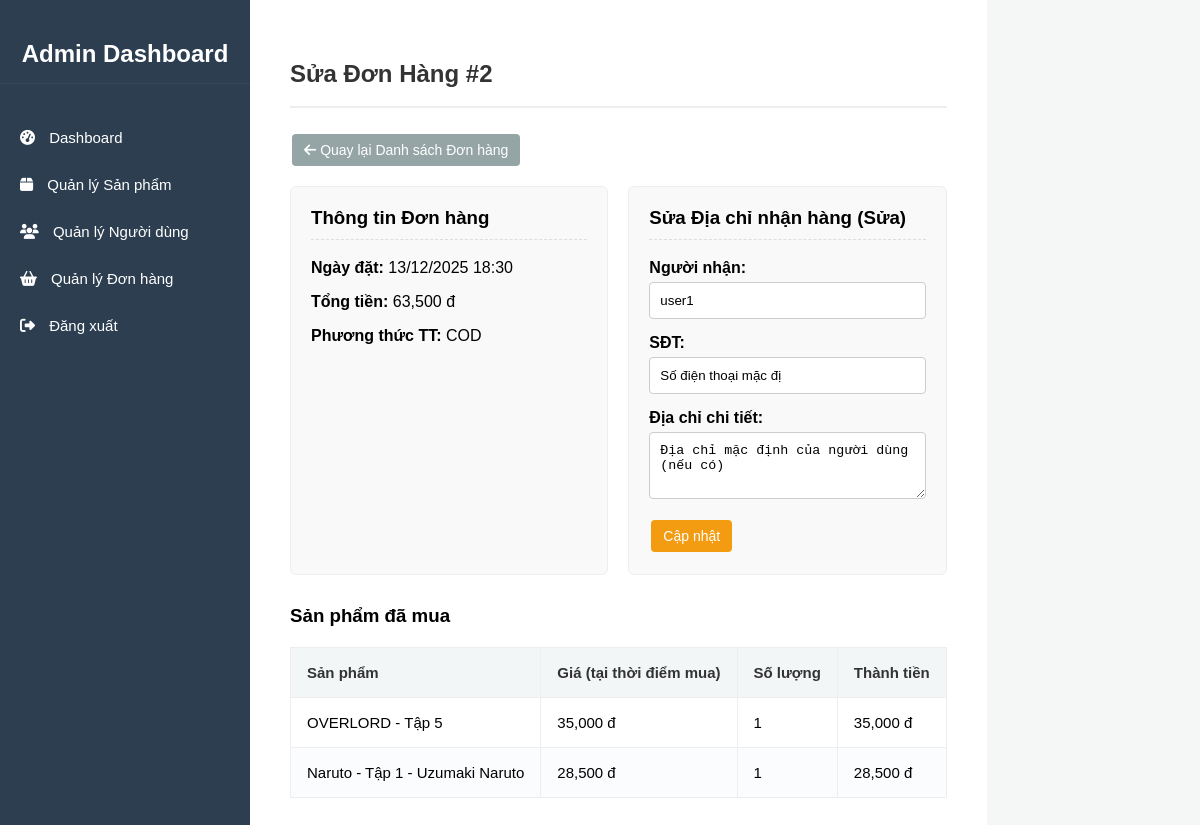
Page /admin/order_form.php?id=2 (signed in) on the committed database.
### tables this page shows
CREATE TABLE IF NOT EXISTS `orders` (
  `id` int NOT NULL AUTO_INCREMENT,
  `user_id` int NOT NULL,
  `order_date` datetime DEFAULT CURRENT_TIMESTAMP,
  `total_amount` decimal(10,2) NOT NULL,
  `status` varchar(50) DEFAULT 'Pending',
  `recipient_name` varchar(255) NOT NULL,
  `phone` varchar(20) NOT NULL,
  `shipping_address` text NOT NULL,
  `payment_method` varchar(50) DEFAULT 'COD',
  PRIMARY KEY (`id`)
);

CREATE TABLE IF NOT EXISTS `order_details` (
  `id` int NOT NULL AUTO_INCREMENT,
  `order_id` int NOT NULL,
  `book_id` int NOT NULL,
  `quantity` int NOT NULL,
  `price_at_time` decimal(10,2) NOT NULL,
  PRIMARY KEY (`id`),
  KEY `order_id` (`order_id`),
  KEY `book_id` (`book_id`)
);

CREATE TABLE IF NOT EXISTS `books` (
  `id` int NOT NULL AUTO_INCREMENT,
  `title` varchar(255) DEFAULT NULL,
  `image` text,
  `price` float NOT NULL,
  `status` text NOT NULL,
  `description` text,
  `author` text,
  `publisher` text,
  PRIMARY KEY (`id`)
);

### admin/order_form.php (the view, shortened to what this page needs)
<?php
include '../db.php';
$order_id = isset($_GET['id']) ? (int)$_GET['id'] : 0;
$page_title = "Sửa Đơn Hàng #$order_id";
$order = null;
$details = [];
$order_sql = "SELECT id, order_date, total_amount, recipient_name, phone, shipping_address, payment_method FROM orders WHERE id = ?";
$order_stmt = $conn->prepare($order_sql);
$order_stmt->bind_param("i", $order_id);
$order_stmt->execute();
$order_result = $order_stmt->get_result();
if ($order_result->num_rows > 0) {
    $order = $order_result->fetch_assoc();
} else {
    $message = "<p class='error'>Đơn hàng không tồn tại.</p>";
    $order = false;
}
if ($order) {
    $details_sql = "SELECT od.quantity, od.price_at_time, b.title
                    FROM order_details od
                    JOIN books b ON od.book_id = b.id
                    WHERE od.order_id = ?";
    $details_stmt = $conn->prepare($details_sql);
    $details_stmt->bind_param("i", $order_id);
    $details_stmt->execute();
    $details_result = $details_stmt->get_result();
    $details = $details_result->fetch_all(MYSQLI_ASSOC);
}
include 'includes/header.php';
?>
<div class="main-container">
    <div class="main-content">
        <h2><?php echo $page_title; ?></h2>
        <a href="orders.php" class="btn btn-secondary" style="margin-bottom: 20px;">
            <i class="fas fa-arrow-left"></i> Quay lại Danh sách Đơn hàng
        </a>
        <?php if ($order): ?>
            <div class="order-details-grid">
                <div class="info-box">
                    <h3>Thông tin Đơn hàng</h3>
                    <p><strong>Ngày đặt:</strong> <?php echo date('d/m/Y H:i', strtotime($order['order_date'])); ?></p>
                    <p><strong>Tổng tiền:</strong> <?php echo number_format($order['total_amount']); ?> đ</p>
                    <p><strong>Phương thức TT:</strong> <?php echo htmlspecialchars($order['payment_method']); ?></p>
                </div>
                <div class="info-box">
                    <h3>Sửa Địa chỉ nhận hàng (Sửa)</h3>
                    <form method="post" class="admin-form">
                        <div class="form-group">
                            <label for="recipient_name">Người nhận:</label>
                            <input type="text" id="recipient_name" name="recipient_name" value="<?php echo htmlspecialchars($order['recipient_name']); ?>" required>
                        </div>
                        <div class="form-group">
                            <label for="phone">SĐT:</label>
                            <input type="tel" id="phone" name="phone" value="<?php echo htmlspecialchars($order['phone']); ?>" required>
                        </div>
                        <div class="form-group">
                            <label for="shipping_address">Địa chỉ chi tiết:</label>
                            <textarea id="shipping_address" name="shipping_address" rows="3" required><?php echo htmlspecialchars($order['shipping_address']); ?></textarea>
                        </div>
                        <button type="submit" name="update_recipient" class="btn btn-warning">Cập nhật</button>
                    </form>
                </div>
            </div>
            <h3 style="margin-top: 30px;">Sản phẩm đã mua</h3>
            <table class="data-table">
                <thead>
                    <tr>
                        <th>Sản phẩm</th>
                        <th>Giá (tại thời điểm mua)</th>
                        <th>Số lượng</th>
                        <th>Thành tiền</th>
                    </tr>
                </thead>
                <tbody>
                    <?php foreach ($details as $item): ?>
                    <tr>
                        <td><?php echo htmlspecialchars($item['title']); ?></td>
                        <td><?php echo number_format($item['price_at_time']); ?> đ</td>
                        <td><?php echo $item['quantity']; ?></td>
                        <td><?php echo number_format($item['price_at_time'] * $item['quantity']); ?> đ</td>
                    </tr>
                    <?php endforeach; ?>
                </tbody>
            </table>
        <?php endif; ?>
    </div>
</div>

### css/style1.css (style rules this page uses)
body { font-family: Arial, sans-serif; background-color: #f4f7f6; margin: 0; }
.main-container { display: flex; min-height: 100vh; }
.main-content { flex-grow: 1; padding: 40px; background-color: white; }
.main-content h2 { border-bottom: 2px solid #eee; padding-bottom: 18px; margin-bottom: 24px; color: #333; }
.data-table { width: 100%; border-collapse: collapse; margin-top: 20px; table-layout: auto; font-size: 15px; }
.data-table th, .data-table td { border: 1px solid #eee; padding: 16px; text-align: left; vertical-align: middle; }
.data-table th { background-color: #f3f6f7; color: #333; font-weight: 700; }
.data-table tbody tr:nth-child(even) { background-color: #fbfcfd; }
.btn { padding: 8px 12px; border: none; border-radius: 4px; cursor: pointer; text-decoration: none; display: inline-block; font-size: 14px; margin: 2px; text-align: center; }
.btn-warning { background-color: #f39c12; color: white; }
.btn-secondary { background-color: #95a5a6; color: white; }
.admin-form .form-group { margin-bottom: 15px; }
.admin-form label { display: block; font-weight: bold; margin-bottom: 5px; }
.admin-form input, .admin-form select, .admin-form textarea { width: 100%; padding: 10px; border: 1px solid #ccc; border-radius: 4px; box-sizing: border-box; }
.order-details-grid { display: grid; grid-template-columns: 1fr 1fr; gap: 20px; margin-bottom: 30px; }
.info-box { background-color: #f9f9f9; padding: 20px; border-radius: 6px; border: 1px solid #eee; }
.info-box h3 { border-bottom: 1px dashed #ddd; padding-bottom: 10px; margin-top: 0; }

### rows in the picture
orders: order_date "13/12/2025 18:30", total_amount "63,500", payment_method "COD", recipient_name "user1", phone "Số điện thoại mặc đị", shipping_address "Địa chỉ mặc định của người dùng (nếu có)"
order_details: book.title "OVERLORD - Tập 5", price_at_time "35,000", quantity "1", $item['price_at_time'] * $item['quantity'] "35,000"
order_details: book.title "Naruto - Tập 1 - Uzumaki Naruto", price_at_time "28,500", quantity "1", $item['price_at_time'] * $item['quantity'] "28,500"

### other values in the picture
$page_title "Sửa Đơn Hàng #2"
